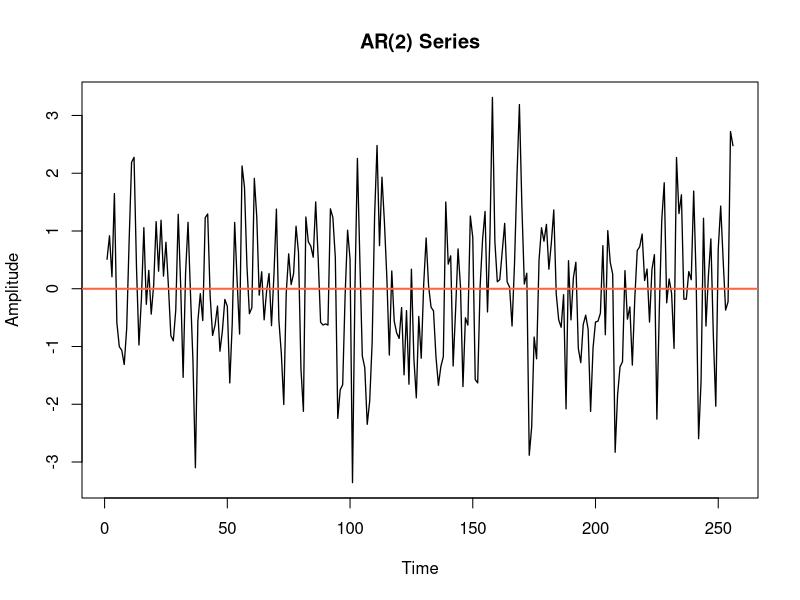
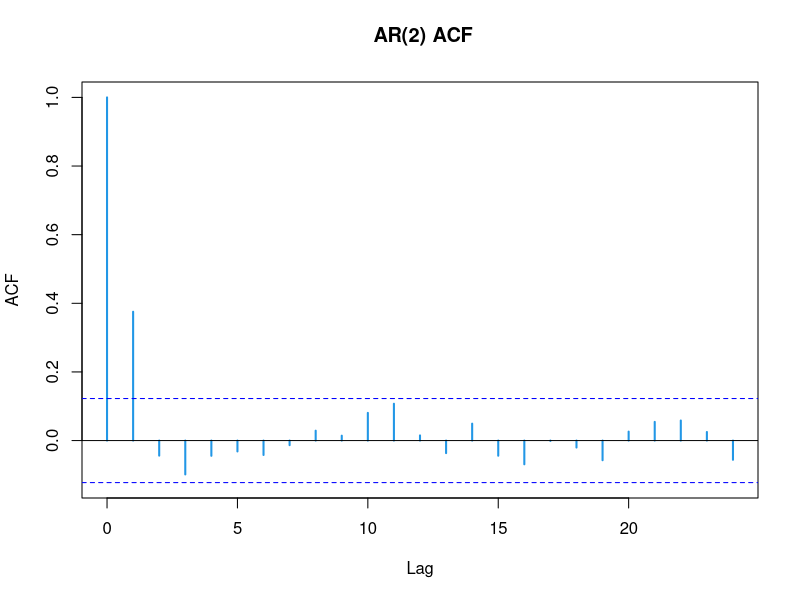
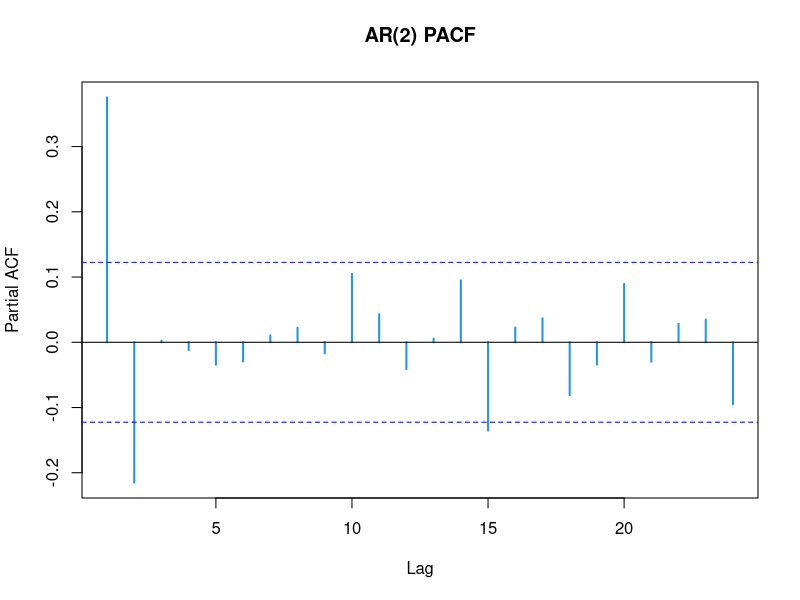
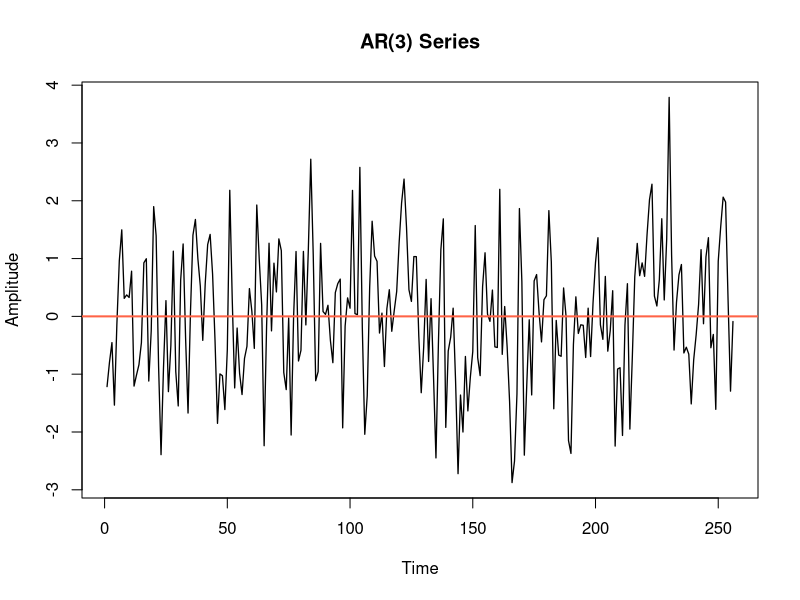
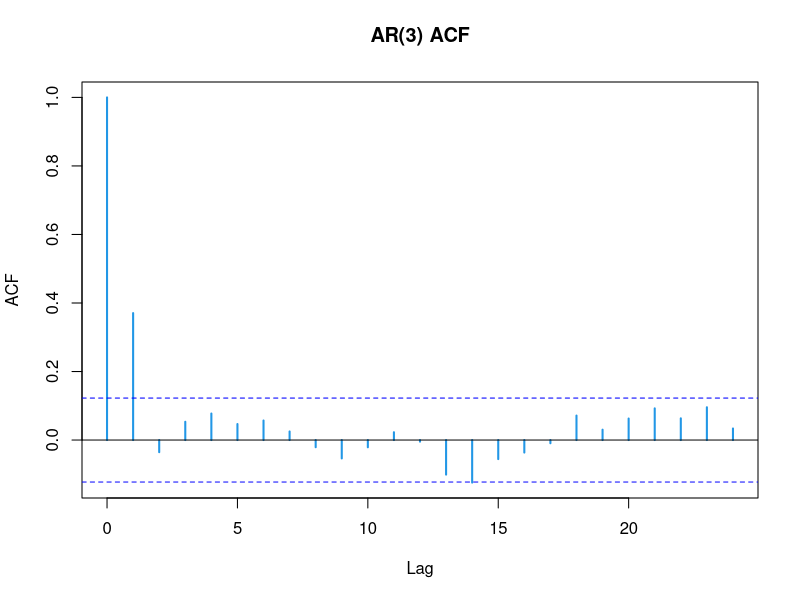
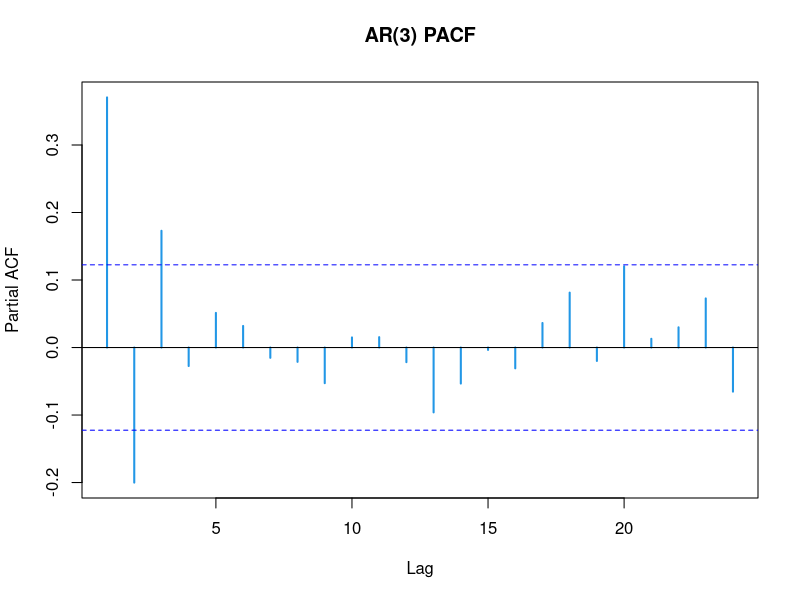

R code for these plots, in order:
rm(list=ls())
set.seed(1024)


### AR(2) Model
N<-256
y<-arima.sim(n=N, model=list(ar=c(0.48, -0.27)))
plot(y, type ="l", main="AR(2) Series", xlab="Time", ylab="Amplitude", lty=1, lwd=1.28)
abline(h=0, lwd=2, col="tomato")
rho <- acf(y, col=4, lwd=2, main=" AR(2) ACF")

## Using ACF: Estimate for psi_1 is: 0.466
## Note: PACF: Partial Autocorrelation Function

rhop <- pacf(y, col=4, lwd=2, main="AR(2) PACF")


### AR(3) Model
N<-256
y<-arima.sim(n=N, model=list(ar=c(0.48, -0.27, 0.1)))
plot(y, type ="l", main="AR(3) Series", xlab="Time", ylab="Amplitude", lty=1, lwd=1.28)
abline(h=0, lwd=2, col="tomato")
rho <- acf(y, col=4, lwd=2, main="AR(3) ACF")

## Using ACF: Estimate for psi_1 is: 0.466
## Note: PACF: Partial Autocorrelation Function

rhop <- pacf(y, col=4, lwd=2, main="AR(3) PACF")



